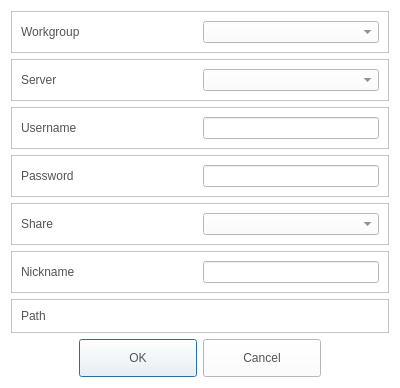
<?xml version="1.0" encoding="UTF-8"?>
<ui version="4.0">
 <class>AddShareDialog</class>
 <widget class="QDialog" name="AddShareDialog">
  <property name="geometry">
   <rect>
    <x>0</x>
    <y>0</y>
    <width>400</width>
    <height>334</height>
   </rect>
  </property>
  <property name="minimumSize">
   <size>
    <width>400</width>
    <height>0</height>
   </size>
  </property>
  <property name="windowTitle">
   <string>Dialog</string>
  </property>
  <property name="styleSheet">
   <string notr="true">QLabel
{
	color: rgb(84, 84, 84);
	font: 14pt &quot;Segoe UI&quot;;
}
QPushButton
{
	color: rgb(84, 84, 84);
	font: 14pt &quot;Segoe UI&quot;;
}
QComboBox
{
	color: rgb(84, 84, 84);
	font: 14pt &quot;Segoe UI&quot;;
}
QLineEdit
{
	color: rgb(84, 84, 84);
	font: 14pt &quot;Segoe UI&quot;;
}
QWidget
{
	background-color: rgb(255, 255, 255);
}</string>
  </property>
  <layout class="QGridLayout" name="gridLayout">
   <item row="0" column="0">
    <widget class="QFrame" name="frame">
     <property name="frameShape">
      <enum>QFrame::StyledPanel</enum>
     </property>
     <property name="frameShadow">
      <enum>QFrame::Raised</enum>
     </property>
     <layout class="QHBoxLayout" name="horizontalLayout">
      <item>
       <widget class="QLabel" name="label">
        <property name="maximumSize">
         <size>
          <width>200</width>
          <height>16777215</height>
         </size>
        </property>
        <property name="text">
         <string>Workgroup</string>
        </property>
       </widget>
      </item>
      <item>
       <widget class="QComboBox" name="cbWorkGroup"/>
      </item>
     </layout>
    </widget>
   </item>
   <item row="1" column="0">
    <widget class="QFrame" name="frame_2">
     <property name="frameShape">
      <enum>QFrame::StyledPanel</enum>
     </property>
     <property name="frameShadow">
      <enum>QFrame::Raised</enum>
     </property>
     <layout class="QHBoxLayout" name="horizontalLayout_2">
      <item>
       <widget class="QLabel" name="label_2">
        <property name="maximumSize">
         <size>
          <width>200</width>
          <height>16777215</height>
         </size>
        </property>
        <property name="text">
         <string>Server</string>
        </property>
       </widget>
      </item>
      <item>
       <widget class="QComboBox" name="cbServer"/>
      </item>
     </layout>
    </widget>
   </item>
   <item row="2" column="0">
    <widget class="QFrame" name="frame_3">
     <property name="frameShape">
      <enum>QFrame::StyledPanel</enum>
     </property>
     <property name="frameShadow">
      <enum>QFrame::Raised</enum>
     </property>
     <layout class="QHBoxLayout" name="horizontalLayout_3">
      <item>
       <widget class="QLabel" name="label_3">
        <property name="maximumSize">
         <size>
          <width>200</width>
          <height>16777215</height>
         </size>
        </property>
        <property name="text">
         <string>Username</string>
        </property>
       </widget>
      </item>
      <item>
       <widget class="QLineEdit" name="lineEditUsername">
        <property name="sizePolicy">
         <sizepolicy hsizetype="Preferred" vsizetype="Fixed">
          <horstretch>0</horstretch>
          <verstretch>0</verstretch>
         </sizepolicy>
        </property>
       </widget>
      </item>
     </layout>
    </widget>
   </item>
   <item row="3" column="0">
    <widget class="QFrame" name="frame_4">
     <property name="frameShape">
      <enum>QFrame::StyledPanel</enum>
     </property>
     <property name="frameShadow">
      <enum>QFrame::Raised</enum>
     </property>
     <layout class="QHBoxLayout" name="horizontalLayout_4">
      <item>
       <widget class="QLabel" name="label_4">
        <property name="maximumSize">
         <size>
          <width>200</width>
          <height>16777215</height>
         </size>
        </property>
        <property name="text">
         <string>Password</string>
        </property>
       </widget>
      </item>
      <item>
       <widget class="QLineEdit" name="lineEditPassword">
        <property name="sizePolicy">
         <sizepolicy hsizetype="Preferred" vsizetype="Fixed">
          <horstretch>0</horstretch>
          <verstretch>0</verstretch>
         </sizepolicy>
        </property>
       </widget>
      </item>
     </layout>
    </widget>
   </item>
   <item row="4" column="0">
    <widget class="QFrame" name="frame_5">
     <property name="frameShape">
      <enum>QFrame::StyledPanel</enum>
     </property>
     <property name="frameShadow">
      <enum>QFrame::Raised</enum>
     </property>
     <layout class="QHBoxLayout" name="horizontalLayout_5">
      <item>
       <widget class="QLabel" name="label_5">
        <property name="maximumSize">
         <size>
          <width>200</width>
          <height>16777215</height>
         </size>
        </property>
        <property name="text">
         <string>Share</string>
        </property>
       </widget>
      </item>
      <item>
       <widget class="QComboBox" name="cbShare"/>
      </item>
     </layout>
    </widget>
   </item>
   <item row="5" column="0">
    <widget class="QFrame" name="frame_6">
     <property name="frameShape">
      <enum>QFrame::StyledPanel</enum>
     </property>
     <property name="frameShadow">
      <enum>QFrame::Raised</enum>
     </property>
     <layout class="QHBoxLayout" name="horizontalLayout_6">
      <item>
       <widget class="QLabel" name="label_6">
        <property name="maximumSize">
         <size>
          <width>200</width>
          <height>16777215</height>
         </size>
        </property>
        <property name="text">
         <string>Nickname</string>
        </property>
       </widget>
      </item>
      <item>
       <widget class="QLineEdit" name="lineEditNickname">
        <property name="sizePolicy">
         <sizepolicy hsizetype="Preferred" vsizetype="Fixed">
          <horstretch>0</horstretch>
          <verstretch>0</verstretch>
         </sizepolicy>
        </property>
       </widget>
      </item>
     </layout>
    </widget>
   </item>
   <item row="6" column="0">
    <widget class="QFrame" name="frame_7">
     <property name="frameShape">
      <enum>QFrame::StyledPanel</enum>
     </property>
     <property name="frameShadow">
      <enum>QFrame::Raised</enum>
     </property>
     <layout class="QHBoxLayout" name="horizontalLayout_7">
      <item>
       <widget class="QLabel" name="label_7">
        <property name="maximumSize">
         <size>
          <width>200</width>
          <height>16777215</height>
         </size>
        </property>
        <property name="text">
         <string>Path</string>
        </property>
       </widget>
      </item>
      <item>
       <widget class="QLabel" name="labelPath">
        <property name="text">
         <string/>
        </property>
       </widget>
      </item>
     </layout>
    </widget>
   </item>
   <item row="7" column="0">
    <widget class="QDialogButtonBox" name="buttonBox">
     <property name="styleSheet">
      <string notr="true">QPushButton
{
	border-image: url(&quot;:/resource/audiocd-popup-btn110-ok-n.png&quot;);
	width: 110px;
	height: 30px;
	color: rgb(84, 84, 84)
}

QPushButton:hover
{
 	border-image: url(&quot;:/resource/audiocd-popup-btn110-ok-h.png&quot;);
	width: 110px;
	height: 30px;	
	color: rgb(255, 255, 255)
}</string>
     </property>
     <property name="orientation">
      <enum>Qt::Horizontal</enum>
     </property>
     <property name="standardButtons">
      <set>QDialogButtonBox::Cancel|QDialogButtonBox::Ok</set>
     </property>
     <property name="centerButtons">
      <bool>true</bool>
     </property>
    </widget>
   </item>
  </layout>
 </widget>
 <resources/>
 <connections>
  <connection>
   <sender>buttonBox</sender>
   <signal>accepted()</signal>
   <receiver>AddShareDialog</receiver>
   <slot>accept()</slot>
   <hints>
    <hint type="sourcelabel">
     <x>248</x>
     <y>254</y>
    </hint>
    <hint type="destinationlabel">
     <x>157</x>
     <y>274</y>
    </hint>
   </hints>
  </connection>
  <connection>
   <sender>buttonBox</sender>
   <signal>rejected()</signal>
   <receiver>AddShareDialog</receiver>
   <slot>reject()</slot>
   <hints>
    <hint type="sourcelabel">
     <x>316</x>
     <y>260</y>
    </hint>
    <hint type="destinationlabel">
     <x>286</x>
     <y>274</y>
    </hint>
   </hints>
  </connection>
 </connections>
</ui>
